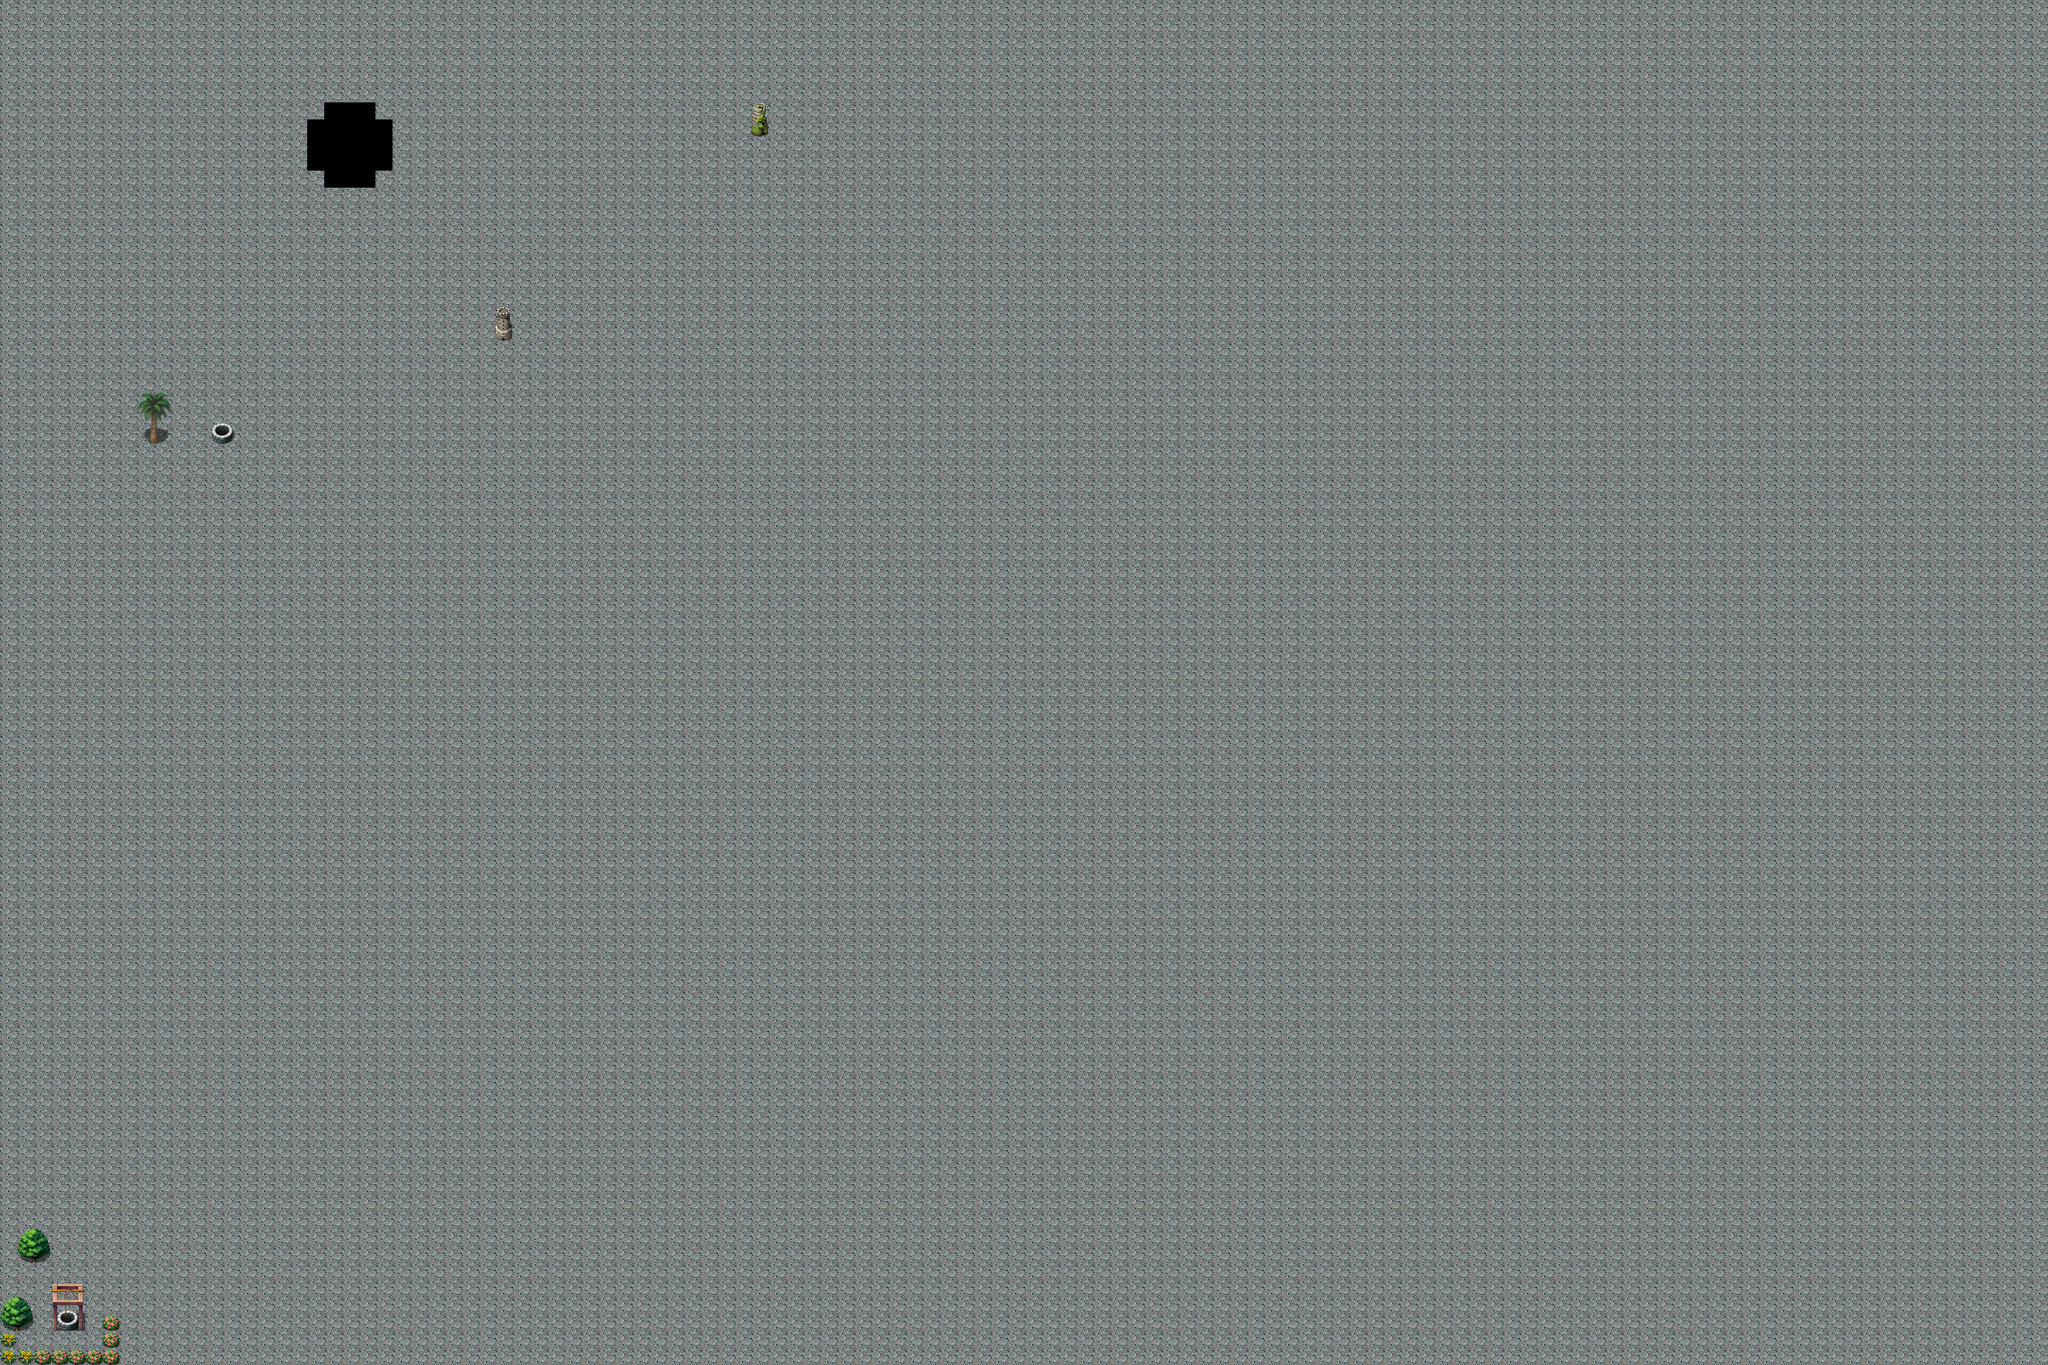

The image is a tile-based game level rendered from a .tmx file. Its description and source (layers, tilesets, objects; grid data summarised) follow:
An orthogonal 120x80 tile map with 32x32 px tiles, 2 tile layers (Background, Foreground) and 8 objects (2x Well, 2x Bush, Tree, Tower, Old tower, ...).

<map version="1.10" tiledversion="1.12.2" orientation="orthogonal" renderorder="right-down" width="120" height="80" tilewidth="32" tileheight="32" infinite="0" nextlayerid="4" nextobjectid="11">
 <tileset firstgid="1" name="World" tilewidth="32" tileheight="32" tilecount="3040" columns="32">
  <image source="../textures/World.png" width="1024" height="3040" />
 </tileset>
 <layer id="1" name="Background" width="120" height="80">
  <data>[9600 cells, 9579 non-empty, 1 distinct tile ids]</data>
 </layer>
 <layer id="2" name="Foreground" width="120" height="80">
  <data>[9600 cells, 38 non-empty, 26 distinct tile ids]</data>
 </layer>
 <objectgroup id="3" name="Objects">
  <object id="1" name="Tree" x="254" y="731" width="65" height="106">
   <properties>
    <property name="Description" value="It`s green and high!" />
   </properties>
  </object>
  <object id="2" name="Well" x="394" y="787" width="48" height="51">
   <properties>
    <property name="Description" value="The well water tastes amazing!" />
   </properties>
  </object>
  <object id="5" name="Tower" x="929" y="575" width="30" height="67" />
  <object id="6" name="Old tower" x="1408" y="191" width="32" height="64" />
  <object id="7" name="Well" x="97" y="2405" width="59" height="88" />
  <object id="8" name="Bush" x="37.5" y="2305" width="54" height="61" />
  <object id="9" name="Bush" x="4" y="2434.5" width="54" height="61" />
  <object id="10" name="Portal" x="577" y="193" width="156" height="160" />
 </objectgroup>
</map>
